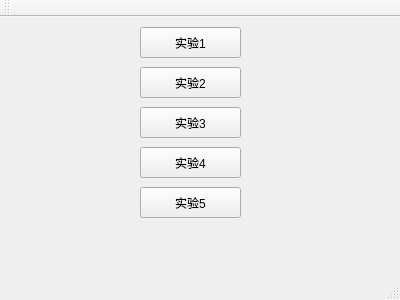
<?xml version="1.0" encoding="UTF-8"?>
<ui version="4.0">
 <class>MainWindow</class>
 <widget class="QMainWindow" name="MainWindow">
  <property name="geometry">
   <rect>
    <x>0</x>
    <y>0</y>
    <width>400</width>
    <height>300</height>
   </rect>
  </property>
  <property name="windowTitle">
   <string>MainWindow</string>
  </property>
  <widget class="QWidget" name="centralWidget">
   <widget class="QPushButton" name="pushButton_sy1">
    <property name="geometry">
     <rect>
      <x>140</x>
      <y>10</y>
      <width>101</width>
      <height>31</height>
     </rect>
    </property>
    <property name="text">
     <string>实验1</string>
    </property>
   </widget>
   <widget class="QPushButton" name="pushButton_sy2">
    <property name="geometry">
     <rect>
      <x>140</x>
      <y>50</y>
      <width>101</width>
      <height>31</height>
     </rect>
    </property>
    <property name="text">
     <string>实验2</string>
    </property>
   </widget>
   <widget class="QPushButton" name="pushButton_sy4">
    <property name="geometry">
     <rect>
      <x>140</x>
      <y>130</y>
      <width>101</width>
      <height>31</height>
     </rect>
    </property>
    <property name="text">
     <string>实验4</string>
    </property>
   </widget>
   <widget class="QPushButton" name="pushButton_sy3">
    <property name="geometry">
     <rect>
      <x>140</x>
      <y>90</y>
      <width>101</width>
      <height>31</height>
     </rect>
    </property>
    <property name="text">
     <string>实验3</string>
    </property>
   </widget>
   <widget class="QPushButton" name="pushButton_sy5">
    <property name="geometry">
     <rect>
      <x>140</x>
      <y>170</y>
      <width>101</width>
      <height>31</height>
     </rect>
    </property>
    <property name="text">
     <string>实验5</string>
    </property>
   </widget>
  </widget>
  <widget class="QMenuBar" name="menuBar">
   <property name="geometry">
    <rect>
     <x>0</x>
     <y>0</y>
     <width>400</width>
     <height>28</height>
    </rect>
   </property>
  </widget>
  <widget class="QToolBar" name="mainToolBar">
   <attribute name="toolBarArea">
    <enum>TopToolBarArea</enum>
   </attribute>
   <attribute name="toolBarBreak">
    <bool>false</bool>
   </attribute>
  </widget>
  <widget class="QStatusBar" name="statusBar"/>
 </widget>
 <layoutdefault spacing="6" margin="11"/>
 <resources/>
 <connections/>
</ui>
